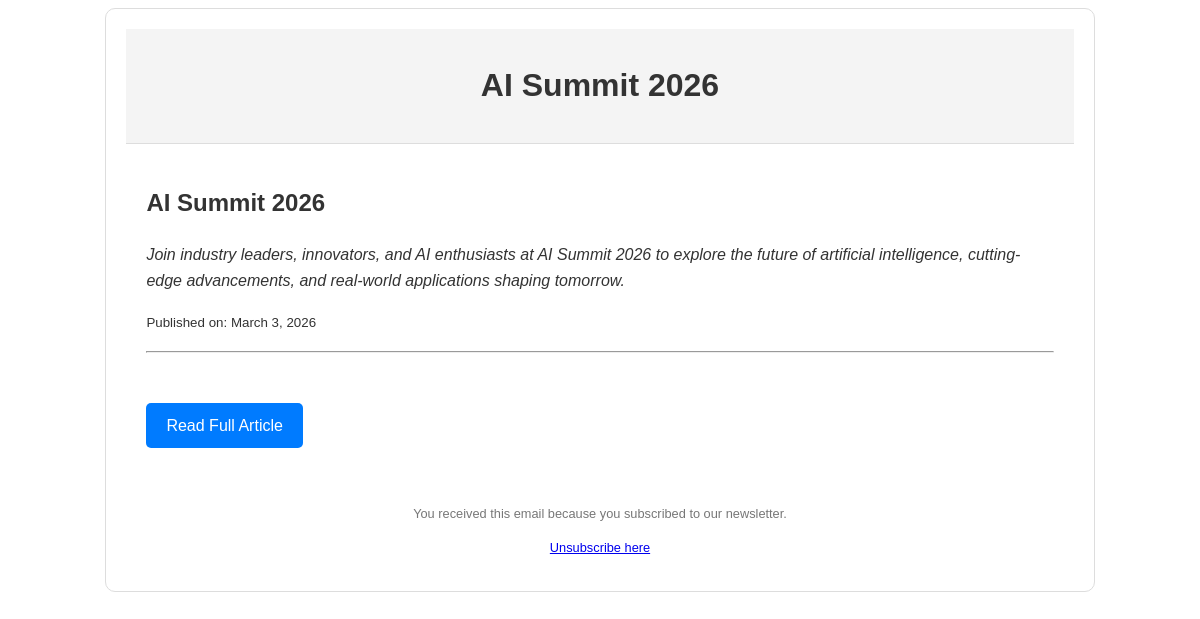
Screenshot of /campaign/3/ with the database file from the repository.
### assessment/models.py (models this page shows, shortened)
class Campaign(models.Model):
    subject = models.CharField(max_length=255)
    preview_text = models.CharField(max_length=255)
    article_url = models.URLField()
    html_content = models.TextField(null=False,blank=True)
    plain_text_content = models.TextField()
    published_date = models.DateField()

### assessment/views.py (the view)
# urls.py: path('campaign/<int:campaign_id>/', views.campaign_detail, name='campaign_detail'),
def campaign_detail(request, campaign_id):
    campaign = get_object_or_404(Campaign, id=campaign_id)
    return render(request, 'assessment/campaign_email.html', {
        'subject': campaign.subject,
        'preview_text': campaign.preview_text,
        'article_url': campaign.article_url,
        'html_content': campaign.html_content,
        'published_date': campaign.published_date,
        'unsubscribe_url': '#',
    })

### assessment/templates/assessment/campaign_email.html (shortened to what this page needs)
{% extends "assessment/base_email.html" %}
{% block title %}{{ subject }}{% endblock %}
{% block content %}
<h2>{{ subject }}</h2>
<p><i>{{ preview_text }}</i></p>
<p><small>Published on: {{ published_date }}</small></p>
<hr>
<br>
<p><a href="{{ article_url }}" class="btn">Read Full Article</a></p>
{% endblock %}

### assessment/templates/assessment/base_email.html (style rules this page uses)
body { font-family: Arial, sans-serif; line-height: 1.6; color: #333; }
.btn { display: inline-block; padding: 10px 20px; background: #007bff; color: #fff; text-decoration: none; border-radius: 5px; }

### rows the page displays
Campaign: subject "AI Summit 2026", preview_text "Join industry leaders, innovators, and AI enthusiasts at AI Summit 2026 to explore the future of artificial intelligence, cutting-edge advancements, and real-world applications shaping tomorrow.", published_date "March 3, 2026"
